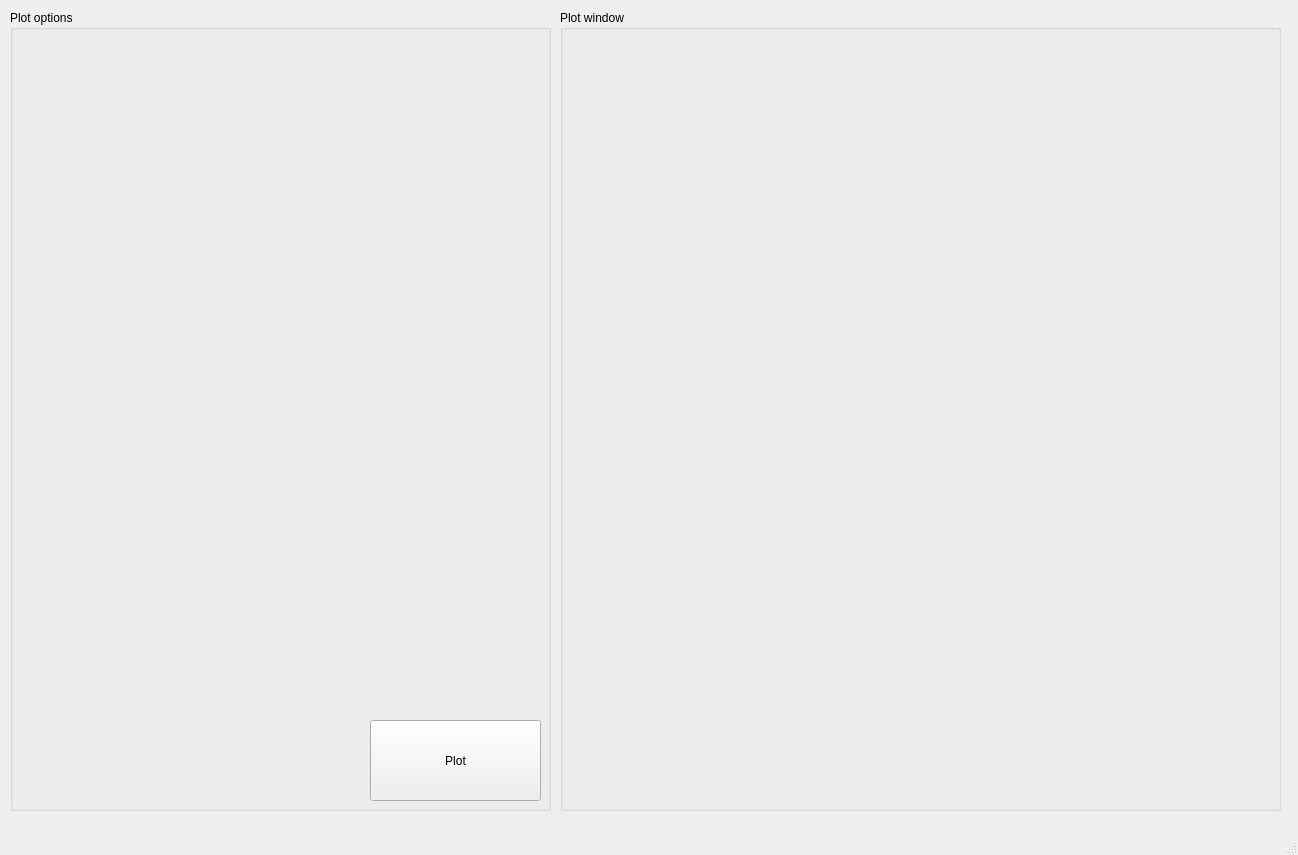
<?xml version="1.0" encoding="UTF-8"?>
<ui version="4.0">
 <class>MainWindow</class>
 <widget class="QMainWindow" name="MainWindow">
  <property name="geometry">
   <rect>
    <x>0</x>
    <y>0</y>
    <width>1298</width>
    <height>855</height>
   </rect>
  </property>
  <property name="windowTitle">
   <string>Detailed plotting</string>
  </property>
  <widget class="QWidget" name="centralwidget">
   <widget class="QGroupBox" name="groupBox">
    <property name="geometry">
     <rect>
      <x>10</x>
      <y>10</y>
      <width>541</width>
      <height>801</height>
     </rect>
    </property>
    <property name="title">
     <string>Plot options</string>
    </property>
    <widget class="QPushButton" name="pushButton">
     <property name="geometry">
      <rect>
       <x>360</x>
       <y>710</y>
       <width>171</width>
       <height>81</height>
      </rect>
     </property>
     <property name="text">
      <string>Plot</string>
     </property>
    </widget>
   </widget>
   <widget class="QGroupBox" name="groupBox_2">
    <property name="geometry">
     <rect>
      <x>560</x>
      <y>10</y>
      <width>721</width>
      <height>801</height>
     </rect>
    </property>
    <property name="title">
     <string>Plot window</string>
    </property>
    <widget class="QWidget" name="verticalLayoutWidget">
     <property name="geometry">
      <rect>
       <x>10</x>
       <y>20</y>
       <width>701</width>
       <height>771</height>
      </rect>
     </property>
     <layout class="QVBoxLayout" name="quickPlotLayout"/>
    </widget>
   </widget>
  </widget>
  <widget class="QMenuBar" name="menubar">
   <property name="geometry">
    <rect>
     <x>0</x>
     <y>0</y>
     <width>1298</width>
     <height>21</height>
    </rect>
   </property>
  </widget>
  <widget class="QStatusBar" name="statusbar"/>
 </widget>
 <resources/>
 <connections/>
</ui>
